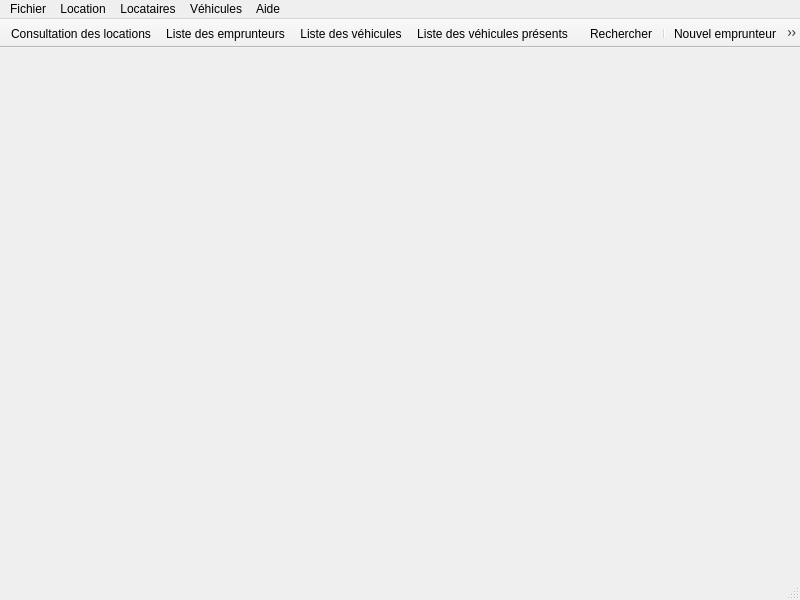
<?xml version="1.0" encoding="UTF-8"?>
<ui version="4.0">
 <class>MainWindow</class>
 <widget class="QMainWindow" name="MainWindow">
  <property name="geometry">
   <rect>
    <x>0</x>
    <y>0</y>
    <width>800</width>
    <height>600</height>
   </rect>
  </property>
  <property name="windowTitle">
   <string>Location</string>
  </property>
  <property name="windowIcon">
   <iconset resource="ressources.qrc">
    <normaloff>:/icone.png</normaloff>:/icone.png</iconset>
  </property>
  <widget class="QWidget" name="centralwidget"/>
  <widget class="QMenuBar" name="menubar">
   <property name="geometry">
    <rect>
     <x>0</x>
     <y>0</y>
     <width>800</width>
     <height>26</height>
    </rect>
   </property>
   <widget class="QMenu" name="menuFichier">
    <property name="title">
     <string>Fichier</string>
    </property>
    <addaction name="actionQuitter"/>
   </widget>
   <widget class="QMenu" name="menuLocation">
    <property name="title">
     <string>Location</string>
    </property>
    <addaction name="actionRechercher"/>
    <addaction name="separator"/>
    <addaction name="actionEditer_un_devis"/>
    <addaction name="actionAfficher_le_devis"/>
    <addaction name="actionAfficher_la_facture"/>
    <addaction name="separator"/>
    <addaction name="actionNouvelle_location"/>
    <addaction name="actionAnnuler_location"/>
    <addaction name="actionRetour_de_location"/>
    <addaction name="separator"/>
    <addaction name="actionConsultation_des_locations"/>
   </widget>
   <widget class="QMenu" name="menuLocataires">
    <property name="title">
     <string>Locataires</string>
    </property>
    <addaction name="actionNouvel_emprunteur"/>
    <addaction name="actionModifier_emprunteur"/>
    <addaction name="actionSupprimer_emprunteur"/>
    <addaction name="separator"/>
    <addaction name="actionListe_des_emprunteurs"/>
   </widget>
   <widget class="QMenu" name="menuV_hicules">
    <property name="title">
     <string>Véhicules</string>
    </property>
    <widget class="QMenu" name="menuNouveau_v_hicule">
     <property name="title">
      <string>Nouveau véhicule</string>
     </property>
     <property name="icon">
      <iconset resource="ressources.qrc">
       <normaloff>:/voiture.png</normaloff>:/voiture.png</iconset>
     </property>
     <addaction name="actionNouvelle_voiture"/>
     <addaction name="actionNouvelle_Moto"/>
    </widget>
    <addaction name="menuNouveau_v_hicule"/>
    <addaction name="actionModifier_v_hicule"/>
    <addaction name="actionSupprimer_v_hicule"/>
    <addaction name="separator"/>
    <addaction name="actionListe_des_v_hicules"/>
    <addaction name="separator"/>
    <addaction name="actionAjouter_un_exemplaire"/>
    <addaction name="actionModifier_un_exemplaire"/>
    <addaction name="actionSupprimer_un_exemplaire"/>
    <addaction name="separator"/>
    <addaction name="actionListe_des_v_hicules_pr_sents"/>
   </widget>
   <widget class="QMenu" name="menuAide">
    <property name="title">
     <string>Aide</string>
    </property>
    <addaction name="actionListe_des_commandes"/>
   </widget>
   <addaction name="menuFichier"/>
   <addaction name="menuLocation"/>
   <addaction name="menuLocataires"/>
   <addaction name="menuV_hicules"/>
   <addaction name="menuAide"/>
  </widget>
  <widget class="QStatusBar" name="statusbar"/>
  <widget class="QToolBar" name="AfficherTB">
   <property name="enabled">
    <bool>true</bool>
   </property>
   <property name="windowTitle">
    <string>Afficher</string>
   </property>
   <property name="movable">
    <bool>false</bool>
   </property>
   <property name="toolButtonStyle">
    <enum>Qt::ToolButtonIconOnly</enum>
   </property>
   <property name="floatable">
    <bool>false</bool>
   </property>
   <attribute name="toolBarArea">
    <enum>TopToolBarArea</enum>
   </attribute>
   <attribute name="toolBarBreak">
    <bool>false</bool>
   </attribute>
   <addaction name="actionConsultation_des_locations"/>
   <addaction name="actionListe_des_emprunteurs"/>
   <addaction name="actionListe_des_v_hicules"/>
   <addaction name="actionListe_des_v_hicules_pr_sents"/>
  </widget>
  <widget class="QToolBar" name="IconesAfficherTB">
   <property name="contextMenuPolicy">
    <enum>Qt::DefaultContextMenu</enum>
   </property>
   <property name="windowTitle">
    <string>Icônes</string>
   </property>
   <property name="layoutDirection">
    <enum>Qt::LeftToRight</enum>
   </property>
   <property name="autoFillBackground">
    <bool>true</bool>
   </property>
   <property name="movable">
    <bool>false</bool>
   </property>
   <property name="floatable">
    <bool>false</bool>
   </property>
   <attribute name="toolBarArea">
    <enum>TopToolBarArea</enum>
   </attribute>
   <attribute name="toolBarBreak">
    <bool>false</bool>
   </attribute>
   <addaction name="actionRechercher"/>
   <addaction name="separator"/>
   <addaction name="actionNouvel_emprunteur"/>
   <addaction name="actionSupprimer_emprunteur"/>
   <addaction name="actionModifier_emprunteur"/>
   <addaction name="actionSupprimer_v_hicule"/>
   <addaction name="actionNouvelle_voiture"/>
   <addaction name="actionModifier_v_hicule"/>
   <addaction name="actionNouvelle_Moto"/>
   <addaction name="actionNouvelle_location"/>
   <addaction name="actionEditer_un_devis"/>
   <addaction name="actionAnnuler_location"/>
   <addaction name="actionRetour_de_location"/>
   <addaction name="actionAjouter_un_exemplaire"/>
   <addaction name="actionSupprimer_un_exemplaire"/>
   <addaction name="actionModifier_un_exemplaire"/>
  </widget>
  <action name="actionOuvrir">
   <property name="icon">
    <iconset resource="ressources.qrc">
     <normaloff>:/ouvrir.png</normaloff>:/ouvrir.png</iconset>
   </property>
   <property name="text">
    <string>Ouvrir</string>
   </property>
   <property name="shortcut">
    <string>Ctrl+O</string>
   </property>
   <property name="iconVisibleInMenu">
    <bool>true</bool>
   </property>
  </action>
  <action name="actionEnregistrer">
   <property name="icon">
    <iconset resource="ressources.qrc">
     <normaloff>:/enregistrer.png</normaloff>:/enregistrer.png</iconset>
   </property>
   <property name="text">
    <string>Enregistrer</string>
   </property>
   <property name="shortcut">
    <string>Ctrl+S</string>
   </property>
  </action>
  <action name="actionEnregistrer_sous">
   <property name="icon">
    <iconset resource="ressources.qrc">
     <normaloff>:/enregistrer.png</normaloff>:/enregistrer.png</iconset>
   </property>
   <property name="text">
    <string>Enregistrer-sous</string>
   </property>
  </action>
  <action name="actionImporter_des_clients_2">
   <property name="icon">
    <iconset resource="ressources.qrc">
     <normaloff>:/importer.png</normaloff>:/importer.png</iconset>
   </property>
   <property name="text">
    <string>Importer des clients</string>
   </property>
  </action>
  <action name="actionAper_u_avant_impression">
   <property name="icon">
    <iconset resource="ressources.qrc">
     <normaloff>:/aperçu.png</normaloff>:/aperçu.png</iconset>
   </property>
   <property name="text">
    <string>Aperçu avant impression</string>
   </property>
   <property name="shortcut">
    <string>Ctrl+Shift+P</string>
   </property>
  </action>
  <action name="actionImprimer">
   <property name="icon">
    <iconset resource="ressources.qrc">
     <normaloff>:/imprimer.png</normaloff>:/imprimer.png</iconset>
   </property>
   <property name="text">
    <string>Imprimer</string>
   </property>
   <property name="shortcut">
    <string>Ctrl+P</string>
   </property>
  </action>
  <action name="actionQuitter">
   <property name="icon">
    <iconset resource="ressources.qrc">
     <normaloff>:/quitter.png</normaloff>:/quitter.png</iconset>
   </property>
   <property name="text">
    <string>Quitter</string>
   </property>
   <property name="shortcut">
    <string>Ctrl+Q</string>
   </property>
  </action>
  <action name="actionRechercher">
   <property name="checkable">
    <bool>false</bool>
   </property>
   <property name="icon">
    <iconset resource="ressources.qrc">
     <normaloff>:/chercher.png</normaloff>:/chercher.png</iconset>
   </property>
   <property name="text">
    <string>Rechercher</string>
   </property>
   <property name="shortcut">
    <string>Ctrl+F</string>
   </property>
   <property name="visible">
    <bool>true</bool>
   </property>
  </action>
  <action name="actionEditer_un_devis">
   <property name="icon">
    <iconset resource="ressources.qrc">
     <normaloff>:/edit.png</normaloff>:/edit.png</iconset>
   </property>
   <property name="text">
    <string>Editer un devis</string>
   </property>
   <property name="shortcut">
    <string>F3</string>
   </property>
  </action>
  <action name="actionNouvelle_location">
   <property name="checkable">
    <bool>false</bool>
   </property>
   <property name="icon">
    <iconset resource="ressources.qrc">
     <normaloff>:/add_contrat.png</normaloff>:/add_contrat.png</iconset>
   </property>
   <property name="text">
    <string>Nouvelle location</string>
   </property>
   <property name="shortcut">
    <string>F5</string>
   </property>
  </action>
  <action name="actionRetour_de_location">
   <property name="icon">
    <iconset resource="ressources.qrc">
     <normaloff>:/icone.png</normaloff>:/icone.png</iconset>
   </property>
   <property name="text">
    <string>Retour de location</string>
   </property>
   <property name="shortcut">
    <string>F6</string>
   </property>
  </action>
  <action name="actionConsultation_des_locations">
   <property name="icon">
    <iconset resource="ressources.qrc">
     <normaloff>:/history.png</normaloff>:/history.png</iconset>
   </property>
   <property name="text">
    <string>Consultation des locations</string>
   </property>
   <property name="shortcut">
    <string>F7</string>
   </property>
  </action>
  <action name="actionNouvel_emprunteur">
   <property name="checkable">
    <bool>false</bool>
   </property>
   <property name="enabled">
    <bool>true</bool>
   </property>
   <property name="icon">
    <iconset resource="ressources.qrc">
     <normaloff>:/new_contact.png</normaloff>:/new_contact.png</iconset>
   </property>
   <property name="text">
    <string>Nouvel emprunteur</string>
   </property>
   <property name="shortcut">
    <string>F1</string>
   </property>
   <property name="visible">
    <bool>true</bool>
   </property>
   <property name="iconVisibleInMenu">
    <bool>true</bool>
   </property>
  </action>
  <action name="actionListe_des_emprunteurs">
   <property name="checkable">
    <bool>false</bool>
   </property>
   <property name="icon">
    <iconset resource="ressources.qrc">
     <normaloff>:/listeClient.png</normaloff>:/listeClient.png</iconset>
   </property>
   <property name="text">
    <string>Liste des emprunteurs</string>
   </property>
   <property name="shortcut">
    <string>F2</string>
   </property>
  </action>
  <action name="actionListe_des_v_hicules">
   <property name="checkable">
    <bool>false</bool>
   </property>
   <property name="icon">
    <iconset resource="ressources.qrc">
     <normaloff>:/listeCar.png</normaloff>:/listeCar.png</iconset>
   </property>
   <property name="text">
    <string>Liste des véhicules</string>
   </property>
   <property name="shortcut">
    <string>F4</string>
   </property>
  </action>
  <action name="actionListe_des_entretients">
   <property name="checkable">
    <bool>false</bool>
   </property>
   <property name="icon">
    <iconset resource="ressources.qrc">
     <normaloff>:/repair.png</normaloff>:/repair.png</iconset>
   </property>
   <property name="text">
    <string>Liste des entretients</string>
   </property>
  </action>
  <action name="actionV_hicules_les_plus_emprent_s">
   <property name="checkable">
    <bool>false</bool>
   </property>
   <property name="checked">
    <bool>false</bool>
   </property>
   <property name="icon">
    <iconset resource="ressources.qrc">
     <normaloff>:/stat.png</normaloff>:/stat.png</iconset>
   </property>
   <property name="text">
    <string>Véhicules les plus emprentés</string>
   </property>
   <property name="shortcut">
    <string>F8</string>
   </property>
  </action>
  <action name="actionHistorique_de_location">
   <property name="checkable">
    <bool>false</bool>
   </property>
   <property name="icon">
    <iconset resource="ressources.qrc">
     <normaloff>:/history.png</normaloff>:/history.png</iconset>
   </property>
   <property name="text">
    <string>Historique de location</string>
   </property>
   <property name="shortcut">
    <string>Ctrl+S</string>
   </property>
  </action>
  <action name="actionListe_des_commandes">
   <property name="icon">
    <iconset resource="ressources.qrc">
     <normaloff>:/aide.png</normaloff>:/aide.png</iconset>
   </property>
   <property name="text">
    <string>Liste des commandes</string>
   </property>
   <property name="shortcut">
    <string>F10</string>
   </property>
  </action>
  <action name="actionAnnuler_location">
   <property name="checkable">
    <bool>false</bool>
   </property>
   <property name="icon">
    <iconset resource="ressources.qrc">
     <normaloff>:/stop.png</normaloff>:/stop.png</iconset>
   </property>
   <property name="text">
    <string>Annuler location</string>
   </property>
  </action>
  <action name="actionSupprimer_emprunteur">
   <property name="icon">
    <iconset resource="ressources.qrc">
     <normaloff>:/del_contact.png</normaloff>:/del_contact.png</iconset>
   </property>
   <property name="text">
    <string>Supprimer emprunteur</string>
   </property>
   <property name="shortcut">
    <string>Del</string>
   </property>
  </action>
  <action name="actionSupprimer_v_hicule">
   <property name="icon">
    <iconset resource="ressources.qrc">
     <normaloff>:/voitureM.png</normaloff>:/voitureM.png</iconset>
   </property>
   <property name="text">
    <string>Supprimer véhicule</string>
   </property>
  </action>
  <action name="actionModifier_emprunteur">
   <property name="icon">
    <iconset resource="ressources.qrc">
     <normaloff>:/edit_contact.png</normaloff>:/edit_contact.png</iconset>
   </property>
   <property name="text">
    <string>Modifier emprunteur</string>
   </property>
  </action>
  <action name="actionModifier_v_hicule">
   <property name="icon">
    <iconset resource="ressources.qrc">
     <normaloff>:/voiture_modif.png</normaloff>:/voiture_modif.png</iconset>
   </property>
   <property name="text">
    <string>Modifier véhicule</string>
   </property>
  </action>
  <action name="actionNouvelle_voiture">
   <property name="icon">
    <iconset resource="ressources.qrc">
     <normaloff>:/voitureplus.png</normaloff>:/voitureplus.png</iconset>
   </property>
   <property name="text">
    <string>Nouvelle voiture</string>
   </property>
  </action>
  <action name="actionNouvelle_Moto">
   <property name="icon">
    <iconset resource="ressources.qrc">
     <normaloff>:/add_moto.png</normaloff>:/add_moto.png</iconset>
   </property>
   <property name="text">
    <string>Nouvelle Moto</string>
   </property>
  </action>
  <action name="actionListe_des_v_hicules_pr_sents">
   <property name="icon">
    <iconset resource="ressources.qrc">
     <normaloff>:/ListeExemplaire.png</normaloff>:/ListeExemplaire.png</iconset>
   </property>
   <property name="text">
    <string>Liste des véhicules présents</string>
   </property>
  </action>
  <action name="actionAjouter_un_exemplaire">
   <property name="icon">
    <iconset resource="ressources.qrc">
     <normaloff>:/voitureplus.png</normaloff>:/voitureplus.png</iconset>
   </property>
   <property name="text">
    <string>Ajouter un exemplaire</string>
   </property>
  </action>
  <action name="actionModifier_un_exemplaire">
   <property name="icon">
    <iconset resource="ressources.qrc">
     <normaloff>:/voiture_modif.png</normaloff>:/voiture_modif.png</iconset>
   </property>
   <property name="text">
    <string>Modifier un exemplaire</string>
   </property>
  </action>
  <action name="actionSupprimer_un_exemplaire">
   <property name="icon">
    <iconset resource="ressources.qrc">
     <normaloff>:/voitureM.png</normaloff>:/voitureM.png</iconset>
   </property>
   <property name="text">
    <string>Supprimer un exemplaire</string>
   </property>
  </action>
  <action name="actionAfficher_le_devis">
   <property name="icon">
    <iconset resource="ressources.qrc">
     <normaloff>:/afficher_devis.png</normaloff>:/afficher_devis.png</iconset>
   </property>
   <property name="text">
    <string>Afficher le devis</string>
   </property>
  </action>
  <action name="actionAfficher_la_facture">
   <property name="icon">
    <iconset resource="ressources.qrc">
     <normaloff>:/afficher_devis.png</normaloff>:/afficher_devis.png</iconset>
   </property>
   <property name="text">
    <string>Afficher la facture</string>
   </property>
  </action>
 </widget>
 <resources>
  <include location="ressources.qrc"/>
 </resources>
 <connections>
  <connection>
   <sender>actionQuitter</sender>
   <signal>triggered()</signal>
   <receiver>MainWindow</receiver>
   <slot>close()</slot>
   <hints>
    <hint type="sourcelabel">
     <x>-1</x>
     <y>-1</y>
    </hint>
    <hint type="destinationlabel">
     <x>399</x>
     <y>299</y>
    </hint>
   </hints>
  </connection>
 </connections>
 <slots>
  <signal>signal1()</signal>
  <slot>slot1()</slot>
 </slots>
</ui>
